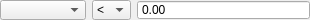
<?xml version="1.0" encoding="UTF-8"?>
<ui version="4.0">
 <class>ComparisonValueWidget</class>
 <widget class="QWidget" name="ComparisonValueWidget">
  <property name="geometry">
   <rect>
    <x>0</x>
    <y>0</y>
    <width>310</width>
    <height>20</height>
   </rect>
  </property>
  <property name="sizePolicy">
   <sizepolicy hsizetype="Preferred" vsizetype="Preferred">
    <horstretch>1</horstretch>
    <verstretch>0</verstretch>
   </sizepolicy>
  </property>
  <property name="minimumSize">
   <size>
    <width>310</width>
    <height>20</height>
   </size>
  </property>
  <property name="maximumSize">
   <size>
    <width>16777215</width>
    <height>20</height>
   </size>
  </property>
  <property name="windowTitle">
   <string>Form</string>
  </property>
  <layout class="QGridLayout" name="gridLayout">
   <property name="leftMargin">
    <number>0</number>
   </property>
   <property name="topMargin">
    <number>0</number>
   </property>
   <property name="rightMargin">
    <number>0</number>
   </property>
   <property name="bottomMargin">
    <number>0</number>
   </property>
   <item row="0" column="0">
    <widget class="QComboBox" name="arrayNameComboBox">
     <property name="sizePolicy">
      <sizepolicy hsizetype="Preferred" vsizetype="Preferred">
       <horstretch>1</horstretch>
       <verstretch>0</verstretch>
      </sizepolicy>
     </property>
    </widget>
   </item>
   <item row="0" column="1">
    <widget class="QComboBox" name="operatorComboBox">
     <property name="sizePolicy">
      <sizepolicy hsizetype="Minimum" vsizetype="Preferred">
       <horstretch>0</horstretch>
       <verstretch>0</verstretch>
      </sizepolicy>
     </property>
     <item>
      <property name="text">
       <string>&lt;</string>
      </property>
     </item>
     <item>
      <property name="text">
       <string>&gt;</string>
      </property>
     </item>
     <item>
      <property name="text">
       <string>=</string>
      </property>
     </item>
     <item>
      <property name="text">
       <string>!=</string>
      </property>
     </item>
    </widget>
   </item>
   <item row="0" column="2">
    <widget class="QDoubleSpinBox" name="valueSpinBox">
     <property name="sizePolicy">
      <sizepolicy hsizetype="Minimum" vsizetype="Preferred">
       <horstretch>2</horstretch>
       <verstretch>0</verstretch>
      </sizepolicy>
     </property>
     <property name="buttonSymbols">
      <enum>QAbstractSpinBox::NoButtons</enum>
     </property>
     <property name="maximum">
      <double>999999.989999999990687</double>
     </property>
    </widget>
   </item>
  </layout>
 </widget>
 <tabstops>
  <tabstop>arrayNameComboBox</tabstop>
  <tabstop>operatorComboBox</tabstop>
 </tabstops>
 <resources/>
 <connections/>
</ui>
